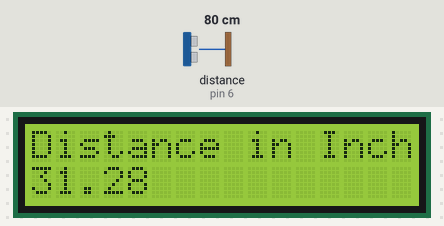
A sketch run on a simulated Arduino Uno, built with avr-gcc and run on an emulated ATmega328P. Shown: 16×2 character LCD. Wiring (inferred from the names in the program): ultrasonic range finder: trigger pin 5; echo pin 6. The test bench sets the inputs (shaded band); at power-on: distance to the obstacle (sensor on pin 6) 80 cm. The echo pulse lasts 58.3 µs per cm.

Above: at 1.2 s.
1.3 s: distance to the obstacle (sensor on pin 6) set to 2 cm
At 1.9 s:
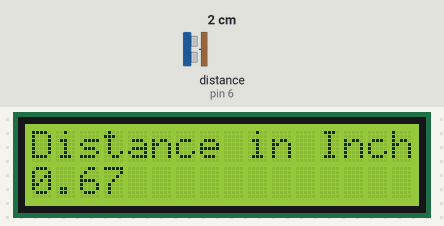
4.3 s: distance to the obstacle (sensor on pin 6) set to 4 cm
At 5.0 s:
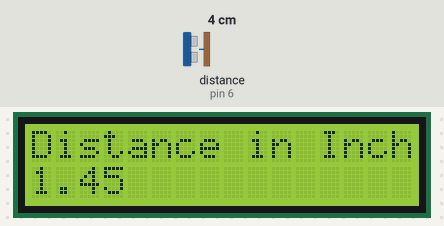
6.1 s: distance to the obstacle (sensor on pin 6) set to 2 cm
At 6.5 s:
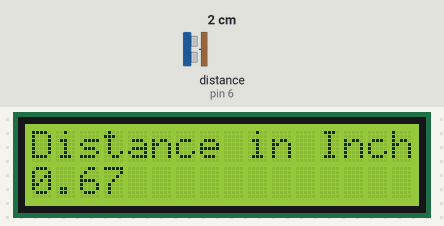
Timing chart, 0 to 9.1 s (numbered marks = the images above; inputs shaded):
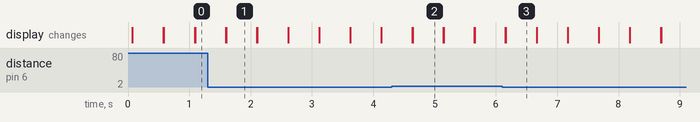

Measured:
- after the input at 1.3 s, the display: first differs from a run without the input after 0.30 s (image 1)
- after the input at 4.3 s, the display: first differs from a run without the input after 0.34 s (image 2)
- after the input at 6.1 s, the display: first differs from a run without the input after 0.06 s (image 3)
- what the display in image 1 shows lasts 0.5 s, from 1.6 s to 2.1 s

The sketch:

Portable_Distance_Meter.ino
```cpp
#include <LiquidCrystal.h>

int trigg = 5;
int echo = 6;
int travelt;
double dis;
float v = 767;

int rs = 7;
int en = 8;
int d4 = 9;
int d5 = 10;
int d6 = 11;
int d7 = 12;
int d1;
int d2;


LiquidCrystal led(rs,en,d4,d5,d6,d7);
void setup() {
  // put your setup code here, to run once:
pinMode(trigg, OUTPUT);
pinMode(echo, INPUT);
led.begin(16,2);

Serial.begin(9600);
}

void loop() {
  // put your main code here, to run repeatedly:
digitalWrite(trigg, LOW);
delayMicroseconds(10);
digitalWrite(trigg, HIGH);
delayMicroseconds(10);
digitalWrite(trigg, LOW);
delayMicroseconds(10);

travelt= pulseIn(echo,HIGH);
dis = ((765.*5280.*12.)/(3600.*1000000.))*travelt;
led.setCursor(0,0);
led.print("Distance in Inch: ");
led.setCursor(0,1);
led.println(dis/2);
delay(500);
led.clear();
//DONT FORGET TO PUT POINT AFTER FLOAT
}
```
